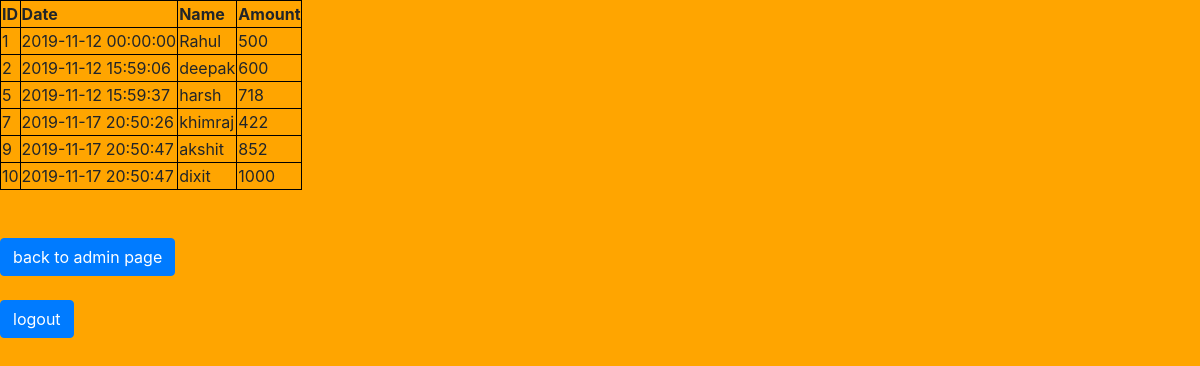
The app's page /add_bill.php with its own data.
### tables this page shows
CREATE TABLE `bill` (
  `id` int(11) NOT NULL,
  `date` datetime NOT NULL DEFAULT current_timestamp(),
  `c_name` varchar(20) DEFAULT NULL,
  `amount` int(11) NOT NULL
);

### all_bill.php (the view, shortened to what this page needs)
<!DOCTYPE html>
<html>
<head>
	<link rel="stylesheet" type="text/css" href="https://stackpath.bootstrapcdn.com/bootstrap/4.3.1/css/bootstrap.min.css">
</head>
<body>
<?php
		$conn = mysqli_connect("localhost","root","","dbms");
		if(!$conn)
		die("connection failed".mysqli_connect_error());
	else
	{
		$info = mysqli_query($conn,"SELECT * FROM bill");
		if($info->num_rows>0)
		{	echo "<table> <tr> <th>ID</th> <th>Date</th>   <th>Name</th> <th>Amount</th> </tr>";
			while($row = $info->fetch_assoc())
			{	echo "<tr><td>".$row["id"]."</td><td>".$row["date"]."</td><td>".$row["c_name"]."</td><td>".$row["amount"]."</td> </tr>"; }
		echo "</table>";
		}
	}
?>
    <br><br>
  <a href="control.php" class="btn btn-primary">back to admin page</a>
  <br><br>
  <a href="index.php" class="btn btn-primary">logout</a>
</body>
</html>

### all_bill.php (style rules this page uses)
body { background-color: #FFA500 }
table, th, td { border: 1px solid black; }

### records on screen
bill: id "1", date "2019-11-12 00:00:00", c_name "Rahul", amount "500"
bill: id "2", date "2019-11-12 15:59:06", c_name "deepak", amount "600"
bill: id "5", date "2019-11-12 15:59:37", c_name "harsh", amount "718"
bill: id "7", date "2019-11-17 20:50:26", c_name "khimraj", amount "422"
bill: id "9", date "2019-11-17 20:50:47", c_name "akshit", amount "852"
bill: id "10", date "2019-11-17 20:50:47", c_name "dixit", amount "1000"
